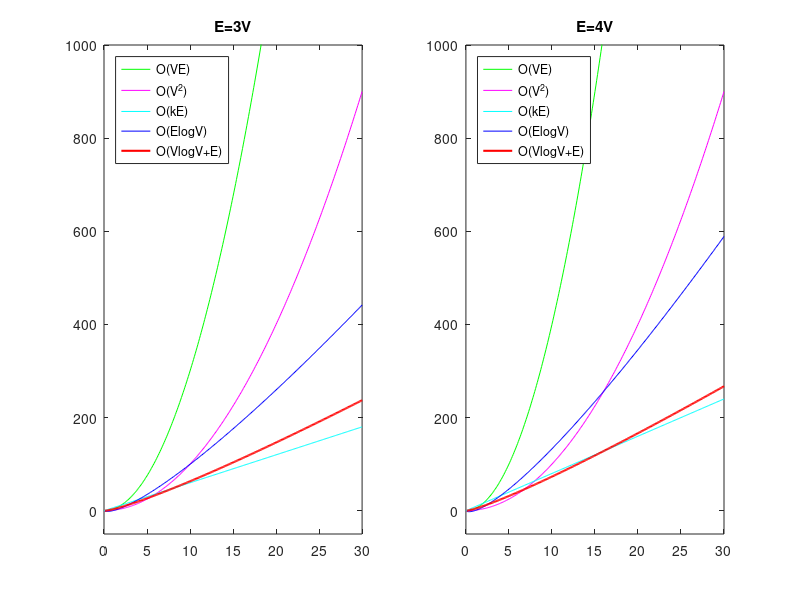

Recreate this plot in MATLAB.
clc,clear,close all
subplot(1,2,1)
k=3;
x=0:0.1:30;
y1=x.*x.*k; %ve
y2=x.*x; %ve
y3=2.*k*x;
y4=k.*x.*log2(x);
y5=x.*log2(x)+k.*x;
% y5=x.*x.*x;
plot(x,y1,'g',x,y2,'m',x,y3,'c',x,y4,'b',x,y5,'r','LineWidth',1.5);
axis([0,30,-50,1000]);
legend('O(VE)','O(V^2)','O(kE)','O(ElogV)','O(VlogV+E)','Location','NorthWest');
title('E=3V');
subplot(1,2,2)
k=4;
x=0:0.1:30;
y1=x.*x.*k; %ve
y2=x.*x; %ve
y3=2.*k*x;
y4=k.*x.*log2(x);
y5=x.*log2(x)+k.*x;
% y5=x.*x.*x;
plot(x,y1,'g',x,y2,'m',x,y3,'c',x,y4,'b',x,y5,'r','LineWidth',1.5);
legend('O(VE)','O(V^2)','O(kE)','O(ElogV)','O(VlogV+E)','Location','NorthWest');
axis([0,30,-50,1000]);
title('E=4V');